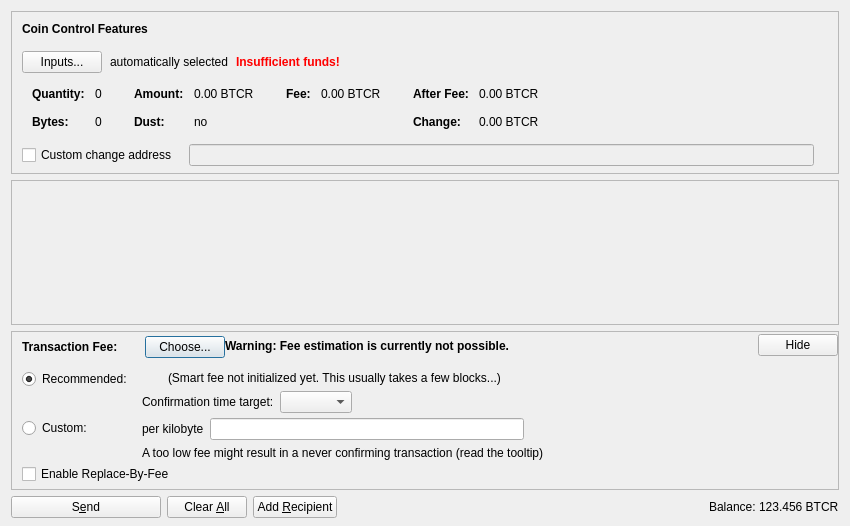
<?xml version="1.0" encoding="UTF-8"?>
<ui version="4.0">
 <class>SendCoinsDialog</class>
 <widget class="QDialog" name="SendCoinsDialog">
  <property name="geometry">
   <rect>
    <x>0</x>
    <y>0</y>
    <width>850</width>
    <height>526</height>
   </rect>
  </property>
  <property name="windowTitle">
   <string>Send Coins</string>
  </property>
  <layout class="QVBoxLayout" name="verticalLayout" stretch="0,1,0,0">
   <property name="bottomMargin">
    <number>8</number>
   </property>
   <item>
    <widget class="QFrame" name="frameCoinControl">
     <property name="sizePolicy">
      <sizepolicy hsizetype="Expanding" vsizetype="Expanding">
       <horstretch>0</horstretch>
       <verstretch>0</verstretch>
      </sizepolicy>
     </property>
     <property name="maximumSize">
      <size>
       <width>16777215</width>
       <height>16777215</height>
      </size>
     </property>
     <property name="frameShape">
      <enum>QFrame::StyledPanel</enum>
     </property>
     <property name="frameShadow">
      <enum>QFrame::Sunken</enum>
     </property>
     <layout class="QVBoxLayout" name="verticalLayoutCoinControl2">
      <property name="spacing">
       <number>0</number>
      </property>
      <property name="leftMargin">
       <number>0</number>
      </property>
      <property name="topMargin">
       <number>0</number>
      </property>
      <property name="rightMargin">
       <number>0</number>
      </property>
      <property name="bottomMargin">
       <number>6</number>
      </property>
      <item>
       <layout class="QVBoxLayout" name="verticalLayoutCoinControl" stretch="0,0,0,0,1">
        <property name="spacing">
         <number>0</number>
        </property>
        <property name="leftMargin">
         <number>10</number>
        </property>
        <property name="topMargin">
         <number>10</number>
        </property>
        <item>
         <layout class="QHBoxLayout" name="horizontalLayoutCoinControl1">
          <property name="bottomMargin">
           <number>15</number>
          </property>
          <item>
           <widget class="QLabel" name="labelCoinControlFeatures">
            <property name="sizePolicy">
             <sizepolicy hsizetype="Preferred" vsizetype="Maximum">
              <horstretch>0</horstretch>
              <verstretch>0</verstretch>
             </sizepolicy>
            </property>
            <property name="font">
             <font>
              <weight>75</weight>
              <bold>true</bold>
             </font>
            </property>
            <property name="styleSheet">
             <string notr="true">font-weight:bold;</string>
            </property>
            <property name="text">
             <string>Coin Control Features</string>
            </property>
           </widget>
          </item>
         </layout>
        </item>
        <item>
         <layout class="QHBoxLayout" name="horizontalLayoutCoinControl2" stretch="0,0,0,0">
          <property name="spacing">
           <number>8</number>
          </property>
          <property name="bottomMargin">
           <number>10</number>
          </property>
          <item>
           <widget class="QPushButton" name="pushButtonCoinControl">
            <property name="styleSheet">
             <string notr="true"/>
            </property>
            <property name="text">
             <string>Inputs...</string>
            </property>
            <property name="autoDefault">
             <bool>false</bool>
            </property>
           </widget>
          </item>
          <item>
           <widget class="QLabel" name="labelCoinControlAutomaticallySelected">
            <property name="text">
             <string>automatically selected</string>
            </property>
            <property name="margin">
             <number>5</number>
            </property>
           </widget>
          </item>
          <item>
           <widget class="QLabel" name="labelCoinControlInsuffFunds">
            <property name="font">
             <font>
              <weight>75</weight>
              <bold>true</bold>
             </font>
            </property>
            <property name="styleSheet">
             <string notr="true">color:red;font-weight:bold;</string>
            </property>
            <property name="text">
             <string>Insufficient funds!</string>
            </property>
            <property name="margin">
             <number>5</number>
            </property>
           </widget>
          </item>
          <item>
           <spacer name="horizontalSpacerCoinControl">
            <property name="orientation">
             <enum>Qt::Horizontal</enum>
            </property>
            <property name="sizeHint" stdset="0">
             <size>
              <width>40</width>
              <height>1</height>
             </size>
            </property>
           </spacer>
          </item>
         </layout>
        </item>
        <item>
         <widget class="QWidget" name="widgetCoinControl" native="true">
          <property name="sizePolicy">
           <sizepolicy hsizetype="Preferred" vsizetype="Preferred">
            <horstretch>0</horstretch>
            <verstretch>0</verstretch>
           </sizepolicy>
          </property>
          <property name="minimumSize">
           <size>
            <width>0</width>
            <height>0</height>
           </size>
          </property>
          <property name="styleSheet">
           <string notr="true"/>
          </property>
          <layout class="QHBoxLayout" name="horizontalLayoutCoinControl5">
           <property name="leftMargin">
            <number>0</number>
           </property>
           <property name="topMargin">
            <number>0</number>
           </property>
           <property name="rightMargin">
            <number>0</number>
           </property>
           <property name="bottomMargin">
            <number>0</number>
           </property>
           <item>
            <layout class="QHBoxLayout" name="horizontalLayoutCoinControl3" stretch="0,0,0,1">
             <property name="spacing">
              <number>20</number>
             </property>
             <property name="topMargin">
              <number>0</number>
             </property>
             <property name="bottomMargin">
              <number>10</number>
             </property>
             <item>
              <layout class="QFormLayout" name="formLayoutCoinControl1">
               <property name="horizontalSpacing">
                <number>10</number>
               </property>
               <property name="verticalSpacing">
                <number>14</number>
               </property>
               <property name="leftMargin">
                <number>10</number>
               </property>
               <property name="topMargin">
                <number>4</number>
               </property>
               <property name="rightMargin">
                <number>6</number>
               </property>
               <item row="0" column="0">
                <widget class="QLabel" name="labelCoinControlQuantityText">
                 <property name="font">
                  <font>
                   <weight>75</weight>
                   <bold>true</bold>
                  </font>
                 </property>
                 <property name="text">
                  <string>Quantity:</string>
                 </property>
                 <property name="margin">
                  <number>0</number>
                 </property>
                </widget>
               </item>
               <item row="0" column="1">
                <widget class="QLabel" name="labelCoinControlQuantity">
                 <property name="cursor">
                  <cursorShape>IBeamCursor</cursorShape>
                 </property>
                 <property name="contextMenuPolicy">
                  <enum>Qt::ActionsContextMenu</enum>
                 </property>
                 <property name="text">
                  <string notr="true">0</string>
                 </property>
                 <property name="margin">
                  <number>0</number>
                 </property>
                 <property name="textInteractionFlags">
                  <set>Qt::LinksAccessibleByMouse|Qt::TextSelectableByKeyboard|Qt::TextSelectableByMouse</set>
                 </property>
                </widget>
               </item>
               <item row="1" column="0">
                <widget class="QLabel" name="labelCoinControlBytesText">
                 <property name="font">
                  <font>
                   <weight>75</weight>
                   <bold>true</bold>
                  </font>
                 </property>
                 <property name="text">
                  <string>Bytes:</string>
                 </property>
                </widget>
               </item>
               <item row="1" column="1">
                <widget class="QLabel" name="labelCoinControlBytes">
                 <property name="cursor">
                  <cursorShape>IBeamCursor</cursorShape>
                 </property>
                 <property name="contextMenuPolicy">
                  <enum>Qt::ActionsContextMenu</enum>
                 </property>
                 <property name="text">
                  <string notr="true">0</string>
                 </property>
                 <property name="textInteractionFlags">
                  <set>Qt::LinksAccessibleByMouse|Qt::TextSelectableByKeyboard|Qt::TextSelectableByMouse</set>
                 </property>
                </widget>
               </item>
              </layout>
             </item>
             <item>
              <layout class="QFormLayout" name="formLayoutCoinControl2">
               <property name="horizontalSpacing">
                <number>10</number>
               </property>
               <property name="verticalSpacing">
                <number>14</number>
               </property>
               <property name="leftMargin">
                <number>6</number>
               </property>
               <property name="topMargin">
                <number>4</number>
               </property>
               <property name="rightMargin">
                <number>6</number>
               </property>
               <item row="0" column="0">
                <widget class="QLabel" name="labelCoinControlAmountText">
                 <property name="font">
                  <font>
                   <weight>75</weight>
                   <bold>true</bold>
                  </font>
                 </property>
                 <property name="text">
                  <string>Amount:</string>
                 </property>
                 <property name="margin">
                  <number>0</number>
                 </property>
                </widget>
               </item>
               <item row="0" column="1">
                <widget class="QLabel" name="labelCoinControlAmount">
                 <property name="cursor">
                  <cursorShape>IBeamCursor</cursorShape>
                 </property>
                 <property name="contextMenuPolicy">
                  <enum>Qt::ActionsContextMenu</enum>
                 </property>
                 <property name="text">
                  <string notr="true">0.00 BTCR</string>
                 </property>
                 <property name="textInteractionFlags">
                  <set>Qt::LinksAccessibleByMouse|Qt::TextSelectableByKeyboard|Qt::TextSelectableByMouse</set>
                 </property>
                </widget>
               </item>
               <item row="1" column="0">
                <widget class="QLabel" name="labelCoinControlLowOutputText">
                 <property name="font">
                  <font>
                   <weight>75</weight>
                   <bold>true</bold>
                  </font>
                 </property>
                 <property name="text">
                  <string>Dust:</string>
                 </property>
                </widget>
               </item>
               <item row="1" column="1">
                <widget class="QLabel" name="labelCoinControlLowOutput">
                 <property name="cursor">
                  <cursorShape>IBeamCursor</cursorShape>
                 </property>
                 <property name="contextMenuPolicy">
                  <enum>Qt::ActionsContextMenu</enum>
                 </property>
                 <property name="text">
                  <string notr="true">no</string>
                 </property>
                 <property name="textInteractionFlags">
                  <set>Qt::LinksAccessibleByMouse|Qt::TextSelectableByKeyboard|Qt::TextSelectableByMouse</set>
                 </property>
                </widget>
               </item>
              </layout>
             </item>
             <item>
              <layout class="QFormLayout" name="formLayoutCoinControl3">
               <property name="horizontalSpacing">
                <number>10</number>
               </property>
               <property name="verticalSpacing">
                <number>14</number>
               </property>
               <property name="leftMargin">
                <number>6</number>
               </property>
               <property name="topMargin">
                <number>4</number>
               </property>
               <property name="rightMargin">
                <number>6</number>
               </property>
               <item row="0" column="0">
                <widget class="QLabel" name="labelCoinControlFeeText">
                 <property name="font">
                  <font>
                   <weight>75</weight>
                   <bold>true</bold>
                  </font>
                 </property>
                 <property name="text">
                  <string>Fee:</string>
                 </property>
                 <property name="margin">
                  <number>0</number>
                 </property>
                </widget>
               </item>
               <item row="0" column="1">
                <widget class="QLabel" name="labelCoinControlFee">
                 <property name="cursor">
                  <cursorShape>IBeamCursor</cursorShape>
                 </property>
                 <property name="contextMenuPolicy">
                  <enum>Qt::ActionsContextMenu</enum>
                 </property>
                 <property name="text">
                  <string notr="true">0.00 BTCR</string>
                 </property>
                 <property name="textInteractionFlags">
                  <set>Qt::LinksAccessibleByMouse|Qt::TextSelectableByKeyboard|Qt::TextSelectableByMouse</set>
                 </property>
                </widget>
               </item>
              </layout>
             </item>
             <item>
              <layout class="QFormLayout" name="formLayoutCoinControl4">
               <property name="horizontalSpacing">
                <number>10</number>
               </property>
               <property name="verticalSpacing">
                <number>14</number>
               </property>
               <property name="leftMargin">
                <number>6</number>
               </property>
               <property name="topMargin">
                <number>4</number>
               </property>
               <property name="rightMargin">
                <number>6</number>
               </property>
               <item row="0" column="0">
                <widget class="QLabel" name="labelCoinControlAfterFeeText">
                 <property name="font">
                  <font>
                   <weight>75</weight>
                   <bold>true</bold>
                  </font>
                 </property>
                 <property name="text">
                  <string>After Fee:</string>
                 </property>
                 <property name="margin">
                  <number>0</number>
                 </property>
                </widget>
               </item>
               <item row="0" column="1">
                <widget class="QLabel" name="labelCoinControlAfterFee">
                 <property name="cursor">
                  <cursorShape>IBeamCursor</cursorShape>
                 </property>
                 <property name="contextMenuPolicy">
                  <enum>Qt::ActionsContextMenu</enum>
                 </property>
                 <property name="text">
                  <string notr="true">0.00 BTCR</string>
                 </property>
                 <property name="textInteractionFlags">
                  <set>Qt::LinksAccessibleByMouse|Qt::TextSelectableByKeyboard|Qt::TextSelectableByMouse</set>
                 </property>
                </widget>
               </item>
               <item row="1" column="0">
                <widget class="QLabel" name="labelCoinControlChangeText">
                 <property name="font">
                  <font>
                   <weight>75</weight>
                   <bold>true</bold>
                  </font>
                 </property>
                 <property name="text">
                  <string>Change:</string>
                 </property>
                </widget>
               </item>
               <item row="1" column="1">
                <widget class="QLabel" name="labelCoinControlChange">
                 <property name="cursor">
                  <cursorShape>IBeamCursor</cursorShape>
                 </property>
                 <property name="contextMenuPolicy">
                  <enum>Qt::ActionsContextMenu</enum>
                 </property>
                 <property name="text">
                  <string notr="true">0.00 BTCR</string>
                 </property>
                 <property name="textInteractionFlags">
                  <set>Qt::LinksAccessibleByMouse|Qt::TextSelectableByKeyboard|Qt::TextSelectableByMouse</set>
                 </property>
                </widget>
               </item>
              </layout>
             </item>
            </layout>
           </item>
          </layout>
         </widget>
        </item>
        <item>
         <layout class="QHBoxLayout" name="horizontalLayoutCoinControl4" stretch="0,0,0">
          <property name="spacing">
           <number>12</number>
          </property>
          <property name="sizeConstraint">
           <enum>QLayout::SetDefaultConstraint</enum>
          </property>
          <property name="topMargin">
           <number>5</number>
          </property>
          <property name="rightMargin">
           <number>5</number>
          </property>
          <item>
           <widget class="QCheckBox" name="checkBoxCoinControlChange">
            <property name="toolTip">
             <string>If this is activated, but the change address is empty or invalid, change will be sent to a newly generated address.</string>
            </property>
            <property name="text">
             <string>Custom change address</string>
            </property>
           </widget>
          </item>
          <item>
           <widget class="QValidatedLineEdit" name="lineEditCoinControlChange">
            <property name="enabled">
             <bool>false</bool>
            </property>
            <property name="sizePolicy">
             <sizepolicy hsizetype="Expanding" vsizetype="Fixed">
              <horstretch>0</horstretch>
              <verstretch>0</verstretch>
             </sizepolicy>
            </property>
           </widget>
          </item>
          <item>
           <widget class="QLabel" name="labelCoinControlChangeLabel">
            <property name="sizePolicy">
             <sizepolicy hsizetype="Preferred" vsizetype="Expanding">
              <horstretch>0</horstretch>
              <verstretch>0</verstretch>
             </sizepolicy>
            </property>
            <property name="minimumSize">
             <size>
              <width>0</width>
              <height>0</height>
             </size>
            </property>
            <property name="text">
             <string/>
            </property>
            <property name="margin">
             <number>3</number>
            </property>
           </widget>
          </item>
         </layout>
        </item>
        <item>
         <spacer name="verticalSpacerCoinControl">
          <property name="orientation">
           <enum>Qt::Vertical</enum>
          </property>
          <property name="sizeHint" stdset="0">
           <size>
            <width>800</width>
            <height>1</height>
           </size>
          </property>
         </spacer>
        </item>
       </layout>
      </item>
     </layout>
    </widget>
   </item>
   <item>
    <widget class="QScrollArea" name="scrollArea">
     <property name="widgetResizable">
      <bool>true</bool>
     </property>
     <widget class="QWidget" name="scrollAreaWidgetContents">
      <property name="geometry">
       <rect>
        <x>0</x>
        <y>0</y>
        <width>830</width>
        <height>104</height>
       </rect>
      </property>
      <layout class="QVBoxLayout" name="verticalLayout_2" stretch="0,1">
       <property name="leftMargin">
        <number>0</number>
       </property>
       <property name="topMargin">
        <number>0</number>
       </property>
       <property name="rightMargin">
        <number>0</number>
       </property>
       <property name="bottomMargin">
        <number>0</number>
       </property>
       <item>
        <layout class="QVBoxLayout" name="entries">
         <property name="spacing">
          <number>6</number>
         </property>
        </layout>
       </item>
       <item>
        <spacer name="verticalSpacer">
         <property name="orientation">
          <enum>Qt::Vertical</enum>
         </property>
         <property name="sizeHint" stdset="0">
          <size>
           <width>20</width>
           <height>40</height>
          </size>
         </property>
        </spacer>
       </item>
      </layout>
     </widget>
    </widget>
   </item>
   <item>
    <widget class="QFrame" name="frameFee">
     <property name="sizePolicy">
      <sizepolicy hsizetype="Expanding" vsizetype="Expanding">
       <horstretch>0</horstretch>
       <verstretch>0</verstretch>
      </sizepolicy>
     </property>
     <property name="maximumSize">
      <size>
       <width>16777215</width>
       <height>16777215</height>
      </size>
     </property>
     <property name="frameShape">
      <enum>QFrame::StyledPanel</enum>
     </property>
     <property name="frameShadow">
      <enum>QFrame::Sunken</enum>
     </property>
     <layout class="QVBoxLayout" name="verticalLayoutFee1">
      <property name="spacing">
       <number>0</number>
      </property>
      <property name="leftMargin">
       <number>0</number>
      </property>
      <property name="topMargin">
       <number>0</number>
      </property>
      <property name="rightMargin">
       <number>0</number>
      </property>
      <property name="bottomMargin">
       <number>0</number>
      </property>
      <item>
       <layout class="QVBoxLayout" name="verticalLayoutFee2" stretch="0,0,0">
        <property name="spacing">
         <number>0</number>
        </property>
        <property name="leftMargin">
         <number>10</number>
        </property>
        <property name="topMargin">
         <number>0</number>
        </property>
        <item>
         <layout class="QHBoxLayout" name="horizontalLayoutFee1">
          <property name="bottomMargin">
           <number>0</number>
          </property>
          <item>
           <layout class="QVBoxLayout" name="verticalLayoutFee7">
            <property name="spacing">
             <number>0</number>
            </property>
            <item>
             <spacer name="verticalSpacerSmartFee">
              <property name="orientation">
               <enum>Qt::Vertical</enum>
              </property>
              <property name="sizeType">
               <enum>QSizePolicy::Fixed</enum>
              </property>
              <property name="sizeHint" stdset="0">
               <size>
                <width>1</width>
                <height>4</height>
               </size>
              </property>
             </spacer>
            </item>
            <item>
             <layout class="QHBoxLayout" name="horizontalLayoutSmartFee">
              <property name="spacing">
               <number>10</number>
              </property>
              <item>
               <widget class="QLabel" name="labelFeeHeadline">
                <property name="sizePolicy">
                 <sizepolicy hsizetype="Preferred" vsizetype="Maximum">
                  <horstretch>0</horstretch>
                  <verstretch>0</verstretch>
                 </sizepolicy>
                </property>
                <property name="font">
                 <font>
                  <weight>75</weight>
                  <bold>true</bold>
                 </font>
                </property>
                <property name="styleSheet">
                 <string notr="true">font-weight:bold;</string>
                </property>
                <property name="text">
                 <string>Transaction Fee:</string>
                </property>
               </widget>
              </item>
              <item>
               <widget class="QLabel" name="labelFeeMinimized">
                <property name="text">
                 <string/>
                </property>
               </widget>
              </item>
              <item>
               <widget class="QPushButton" name="buttonChooseFee">
                <property name="text">
                 <string>Choose...</string>
                </property>
               </widget>
              </item>
             </layout>
            </item>
            <item>
             <spacer name="verticalSpacer_5">
              <property name="orientation">
               <enum>Qt::Vertical</enum>
              </property>
              <property name="sizeHint" stdset="0">
               <size>
                <width>1</width>
                <height>1</height>
               </size>
              </property>
             </spacer>
            </item>
           </layout>
          </item>
          <item>
           <widget class="QLabel" name="fallbackFeeWarningLabel">
            <property name="toolTip">
             <string>Using the fallbackfee can result in sending a transaction that will take several hours or days (or never) to confirm. Consider choosing your fee manually or wait until you have validated the complete chain.</string>
            </property>
            <property name="font">
            <font>
                <weight>75</weight>
                <bold>true</bold>
            </font>
            </property>
            <property name="text">
             <string>Warning: Fee estimation is currently not possible.</string>
            </property>
            <property name="wordWrap">
             <bool>false</bool>
            </property>
           </widget>
          </item>
          <item>
           <spacer name="horizontalSpacer_4">
            <property name="orientation">
             <enum>Qt::Horizontal</enum>
            </property>
            <property name="sizeType">
             <enum>QSizePolicy::MinimumExpanding</enum>
            </property>
            <property name="sizeHint" stdset="0">
             <size>
              <width>40</width>
              <height>20</height>
             </size>
            </property>
           </spacer>
          </item>
          <item>
           <widget class="QPushButton" name="buttonMinimizeFee">
            <property name="toolTip">
             <string>collapse fee-settings</string>
            </property>
            <property name="text">
             <string>Hide</string>
            </property>
           </widget>
          </item>
         </layout>
        </item>
        <item>
         <widget class="QFrame" name="frameFeeSelection">
          <layout class="QVBoxLayout" name="verticalLayoutFee12">
           <property name="spacing">
            <number>0</number>
           </property>
           <property name="leftMargin">
            <number>0</number>
           </property>
           <property name="topMargin">
            <number>0</number>
           </property>
           <property name="rightMargin">
            <number>0</number>
           </property>
           <property name="bottomMargin">
            <number>0</number>
           </property>
           <item>
            <layout class="QGridLayout" name="gridLayoutFee">
             <property name="topMargin">
              <number>10</number>
             </property>
             <property name="bottomMargin">
              <number>4</number>
             </property>
             <property name="horizontalSpacing">
              <number>10</number>
             </property>
             <property name="verticalSpacing">
              <number>4</number>
             </property>
             <item row="1" column="1">
              <layout class="QVBoxLayout" name="verticalLayoutFee8">
               <property name="spacing">
                <number>6</number>
               </property>
               <item>
                <layout class="QHBoxLayout" name="horizontalLayoutFee13">
                 <item>
                  <widget class="QLabel" name="labelCustomPerKilobyte">
                   <property name="toolTip">
                    <string>Specify a custom fee per kB (1,000 bytes) of the transaction's virtual size.

Note:  Since the fee is calculated on a per-byte basis, a fee of "100 satoshis per kB" for a transaction size of 500 bytes (half of 1 kB) would ultimately yield a fee of only 50 satoshis.</string>
                   </property>
                   <property name="text">
                    <string>per kilobyte</string>
                   </property>
                  </widget>
                 </item>
                 <item>
                  <widget class="BitcoinAmountField" name="customFee"/>
                 </item>
                 <item>
                  <spacer name="horizontalSpacer_6">
                   <property name="orientation">
                    <enum>Qt::Horizontal</enum>
                   </property>
                   <property name="sizeHint" stdset="0">
                    <size>
                     <width>1</width>
                     <height>1</height>
                    </size>
                   </property>
                  </spacer>
                 </item>
                </layout>
               </item>
               <item>
                <layout class="QHBoxLayout" name="horizontalLayoutFee8">
                 <item>
                  <widget class="QLabel" name="labelCustomFeeWarning">
                   <property name="enabled">
                    <bool>true</bool>
                   </property>
                   <property name="toolTip">
                    <string>When there is less transaction volume than space in the blocks, miners as well as relaying nodes may enforce a minimum fee. Paying only this minimum fee is just fine, but be aware that this can result in a never confirming transaction once there is more demand for bitcoin transactions than the network can process.</string>
                   </property>
                   <property name="text">
                    <string>A too low fee might result in a never confirming transaction (read the tooltip)</string>
                   </property>
                  </widget>
                 </item>
                 <item>
                  <spacer name="horizontalSpacer_2">
                   <property name="orientation">
                    <enum>Qt::Horizontal</enum>
                   </property>
                   <property name="sizeHint" stdset="0">
                    <size>
                     <width>1</width>
                     <height>1</height>
                    </size>
                   </property>
                  </spacer>
                 </item>
                </layout>
               </item>
              </layout>
             </item>
             <item row="0" column="0">
              <layout class="QVBoxLayout" name="verticalLayoutFee4" stretch="0,1">
               <item>
                <widget class="QRadioButton" name="radioSmartFee">
                 <property name="text">
                  <string>Recommended:</string>
                 </property>
                 <property name="checked">
                  <bool>true</bool>
                 </property>
                 <attribute name="buttonGroup">
                  <string notr="true">groupFee</string>
                 </attribute>
                </widget>
               </item>
               <item>
                <spacer name="verticalSpacer_2">
                 <property name="orientation">
                  <enum>Qt::Vertical</enum>
                 </property>
                 <property name="sizeHint" stdset="0">
                  <size>
                   <width>1</width>
                   <height>1</height>
                  </size>
                 </property>
                </spacer>
               </item>
              </layout>
             </item>
             <item row="1" column="0">
              <layout class="QVBoxLayout" name="verticalLayoutFee9" stretch="0,1">
               <item>
                <widget class="QRadioButton" name="radioCustomFee">
                 <property name="text">
                  <string>Custom:</string>
                 </property>
                 <attribute name="buttonGroup">
                  <string notr="true">groupFee</string>
                 </attribute>
                </widget>
               </item>
               <item>
                <spacer name="verticalSpacer_6">
                 <property name="orientation">
                  <enum>Qt::Vertical</enum>
                 </property>
                 <property name="sizeHint" stdset="0">
                  <size>
                   <width>1</width>
                   <height>1</height>
                  </size>
                 </property>
                </spacer>
               </item>
              </layout>
             </item>
             <item row="0" column="1">
              <layout class="QVBoxLayout" name="verticalLayoutFee3" stretch="0,0,1">
               <property name="spacing">
                <number>6</number>
               </property>
               <property name="topMargin">
                <number>2</number>
               </property>
               <item>
                <layout class="QHBoxLayout" name="horizontalLayoutFee12">
                 <item>
                  <widget class="QLabel" name="labelSmartFee">
                   <property name="text">
                    <string/>
                   </property>
                  </widget>
                 </item>
                 <item>
                  <widget class="QLabel" name="labelFeeEstimation">
                   <property name="text">
                    <string/>
                   </property>
                  </widget>
                 </item>
                 <item>
                  <widget class="QLabel" name="labelSmartFee2">
                   <property name="text">
                    <string>(Smart fee not initialized yet. This usually takes a few blocks...)</string>
                   </property>
                  </widget>
                 </item>
                 <item>
                  <spacer name="horizontalSpacer_5">
                   <property name="orientation">
                    <enum>Qt::Horizontal</enum>
                   </property>
                   <property name="sizeHint" stdset="0">
                    <size>
                     <width>1</width>
                     <height>1</height>
                    </size>
                   </property>
                  </spacer>
                 </item>
                </layout>
               </item>
               <item>
                <layout class="QHBoxLayout" name="horizontalLayoutFee9">
                 <item>
                  <layout class="QVBoxLayout" name="verticalLayoutFee6">
                   <item>
                    <widget class="QLabel" name="labelSmartFee3">
                     <property name="text">
                      <string>Confirmation time target:</string>
                     </property>
                    </widget>
                   </item>
                  </layout>
                 </item>
                 <item>
                  <layout class="QVBoxLayout" name="verticalLayoutFee5">
                   <property name="rightMargin">
                    <number>30</number>
                   </property>
                   <item>
                    <layout class="QHBoxLayout" name="horizontalLayoutConfTarget">
                     <property name="bottomMargin">
                      <number>0</number>
                     </property>
                     <item>
                      <widget class="QComboBox" name="confTargetSelector"/>
                     </item>
                     <item>
                      <spacer name="horizontalSpacerConfTarget">
                       <property name="orientation">
                        <enum>Qt::Horizontal</enum>
                       </property>
                       <property name="sizeHint" stdset="0">
                        <size>
                         <width>40</width>
                         <height>20</height>
                        </size>
                       </property>
                      </spacer>
                     </item>
                    </layout>
                   </item>
                  </layout>
                 </item>
                </layout>
               </item>
               <item>
                <spacer name="verticalSpacer_4">
                 <property name="orientation">
                  <enum>Qt::Vertical</enum>
                 </property>
                 <property name="sizeHint" stdset="0">
                  <size>
                   <width>1</width>
                   <height>1</height>
                  </size>
                 </property>
                </spacer>
               </item>
              </layout>
             </item>
            </layout>
           </item>
           <item>
            <widget class="QCheckBox" name="optInRBF">
             <property name="text">
              <string>Enable Replace-By-Fee</string>
             </property>
             <property name="toolTip">
              <string>With Replace-By-Fee (BIP-125) you can increase a transaction's fee after it is sent. Without this, a higher fee may be recommended to compensate for increased transaction delay risk.</string>
             </property>
            </widget>
           </item>
          </layout>
         </widget>
        </item>
        <item>
         <spacer name="verticalSpacerFee">
          <property name="orientation">
           <enum>Qt::Vertical</enum>
          </property>
          <property name="sizeHint" stdset="0">
           <size>
            <width>40</width>
            <height>5</height>
           </size>
          </property>
         </spacer>
        </item>
       </layout>
      </item>
     </layout>
    </widget>
   </item>
   <item>
    <layout class="QHBoxLayout" name="horizontalLayout">
     <item>
      <widget class="QPushButton" name="sendButton">
       <property name="minimumSize">
        <size>
         <width>150</width>
         <height>0</height>
        </size>
       </property>
       <property name="toolTip">
        <string>Confirm the send action</string>
       </property>
       <property name="text">
        <string>S&amp;end</string>
       </property>
       <property name="icon">
        <iconset resource="../bitcoin.qrc">
         <normaloff>:/icons/send</normaloff>:/icons/send</iconset>
       </property>
       <property name="autoDefault">
        <bool>false</bool>
       </property>
       <property name="default">
        <bool>false</bool>
       </property>
      </widget>
     </item>
     <item>
      <widget class="QPushButton" name="clearButton">
       <property name="sizePolicy">
        <sizepolicy hsizetype="Minimum" vsizetype="Fixed">
         <horstretch>0</horstretch>
         <verstretch>0</verstretch>
        </sizepolicy>
       </property>
       <property name="toolTip">
        <string>Clear all fields of the form.</string>
       </property>
       <property name="text">
        <string>Clear &amp;All</string>
       </property>
       <property name="icon">
        <iconset resource="../bitcoin.qrc">
         <normaloff>:/icons/remove</normaloff>:/icons/remove</iconset>
       </property>
       <property name="autoDefault">
        <bool>false</bool>
       </property>
      </widget>
     </item>
     <item>
      <widget class="QPushButton" name="addButton">
       <property name="toolTip">
        <string>Send to multiple recipients at once</string>
       </property>
       <property name="text">
        <string>Add &amp;Recipient</string>
       </property>
       <property name="icon">
        <iconset resource="../bitcoin.qrc">
         <normaloff>:/icons/add</normaloff>:/icons/add</iconset>
       </property>
       <property name="autoDefault">
        <bool>false</bool>
       </property>
      </widget>
     </item>
     <item>
      <spacer name="horizontalSpacer">
       <property name="orientation">
        <enum>Qt::Horizontal</enum>
       </property>
       <property name="sizeHint" stdset="0">
        <size>
         <width>40</width>
         <height>20</height>
        </size>
       </property>
      </spacer>
     </item>
     <item>
      <layout class="QHBoxLayout" name="horizontalLayout_2">
       <property name="spacing">
        <number>3</number>
       </property>
       <item>
        <widget class="QLabel" name="label">
         <property name="sizePolicy">
          <sizepolicy hsizetype="Preferred" vsizetype="Fixed">
           <horstretch>0</horstretch>
           <verstretch>0</verstretch>
          </sizepolicy>
         </property>
         <property name="text">
          <string>Balance:</string>
         </property>
        </widget>
       </item>
       <item>
        <widget class="QLabel" name="labelBalance">
         <property name="sizePolicy">
          <sizepolicy hsizetype="Preferred" vsizetype="Fixed">
           <horstretch>0</horstretch>
           <verstretch>0</verstretch>
          </sizepolicy>
         </property>
         <property name="cursor">
          <cursorShape>IBeamCursor</cursorShape>
         </property>
         <property name="text">
          <string notr="true">123.456 BTCR</string>
         </property>
         <property name="textInteractionFlags">
          <set>Qt::LinksAccessibleByMouse|Qt::TextSelectableByKeyboard|Qt::TextSelectableByMouse</set>
         </property>
        </widget>
       </item>
      </layout>
     </item>
    </layout>
   </item>
  </layout>
 </widget>
 <customwidgets>
  <customwidget>
   <class>QValidatedLineEdit</class>
   <extends>QLineEdit</extends>
   <header>qt/qvalidatedlineedit.h</header>
  </customwidget>
  <customwidget>
   <class>BitcoinAmountField</class>
   <extends>QLineEdit</extends>
   <header>qt/bitcoinamountfield.h</header>
   <container>1</container>
  </customwidget>
 </customwidgets>
 <resources>
  <include location="../bitcoin.qrc"/>
 </resources>
 <connections/>
 <buttongroups>
  <buttongroup name="groupFee"/>
 </buttongroups>
</ui>
